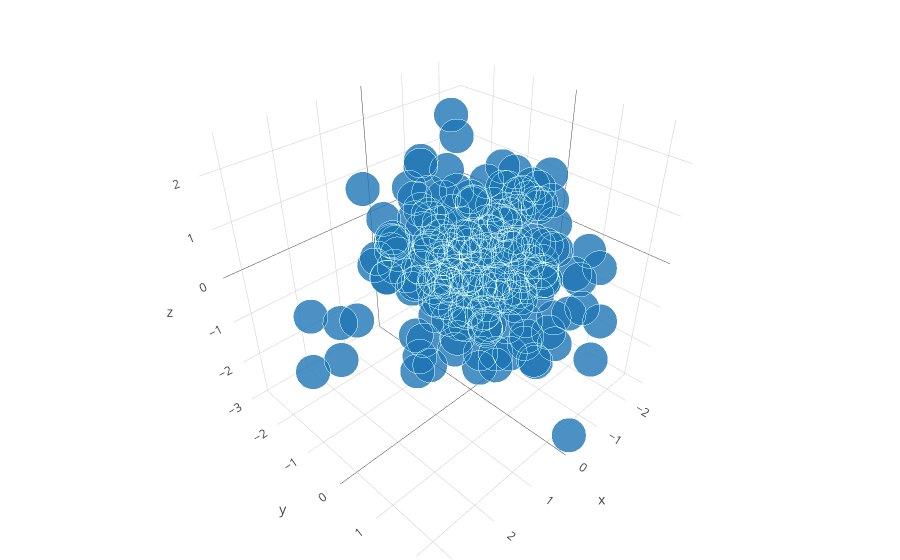

Here is the notebook cell this chart was saved with:
### Code cell
iplot(fig, filename='simple-3d-scatter')

### Figure 1 — Plotly figure (JSON) as saved in the notebook; plotly's stock layout.template omitted (floating-point values rounded to 4 significant figures; data arrays with more than 128 entries replaced by an {"elided": "..."} marker saying what was removed)
{"data": [{"marker": {"line": {"color": "rgba(217, 217, 217, 0.14)", "width": 0.5}, "opacity": 0.8, "size": 12}, "mode": "markers", "type": "scatter3d", "uid": "fff72af4-afc7-11e8-8ee2-9a00d128c601", "x": {"elided": "200 float values"}, "y": {"elided": "200 float values"}, "z": {"elided": "200 float values"}}], "layout": {"margin": {"b": 0, "l": 0, "r": 0, "t": 0}}}
